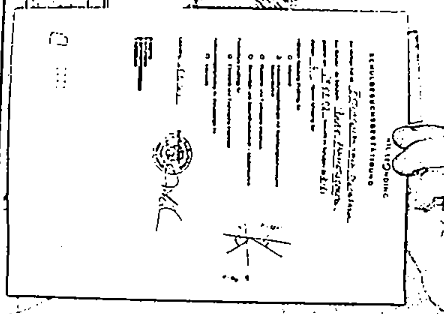
#> input picture prototypes/document scanner/map.png, 444 x 314 px
$ python try.py
#> lines starting #> are read from the running program, lines starting #| are printed output that depends on the picture; long printed decimals are rounded
'''from time import sleep
import imutils
import utlis
import numpy as np
import cv2
import time
from threading import Thread


class Smth:
    def __init__(self, a):
        self.a = a

    def test(self):
        time.sleep(1)
        self.a += 1
        self.test()

    def start(self):
        Thread(target=self.test).start()
        while(1):
            print(self.a)
            time.sleep(0.2)


Smth(1).start()


# get array of image pixels
from PIL import Image
import sys
import numpy as np
np.set_printoptions(threshold=sys.maxsize)

i = Image.open('Unbenannt_map.png')
iar = np.asarray(i).tolist()

with open('readme.txt', 'w') as f:
    f.writelines(repr(iar))


# traverse each line
for i in range(1, h-1):
    for j in range(1, w-1):  # traverse each column
        if dst[i, j] == 255:  # judge whether the point is bai point, 0 means black point
            r = []
            for y in range(i - 1, i + 2):
                for x in range(j - 1, j + 2):
                    if y == i and x == j:
                        continue
                    if dst[y, x] == 255:
                        r.append((y, x))
        #
        rLen = len(r)
        if rLen > 0:
            # only one point, it is peak
            if rLen == 1:
                tool.logDebug('r = {}'.format(r))
                p.append((j, i))
            # there are two points and the distance is 1, it is also peak
            elif rLen == 2:
                dy = r[0][0] - r[1][0]
                dx = r[0][1] - r[1][1]
                t = dx * dx + dy * dy
                if t == 1:
                    tool.logDebug('r = {}'.format(r))
                    p.append((j, i))
    #
    pLen = len(p)
tool.logDebug('Vertex sequence: {}'.format(p))

'''

import cv2
import numpy as np
import sys
import math
import base64
from PIL import Image

np.set_printoptions(threshold=sys.maxsize)


def perc(pixels):
    a = 1
    d = 50
    S = 95-d
    k = 0.00006

    return (a*S)/(a+(S-a)*math.exp((-k)*(pixels-10000)))+d


img_file = 'map.png'
alpha_img = cv2.imread(img_file, cv2.IMREAD_UNCHANGED)  # rgba
#> alpha_img is the input picture: shape (314, 444, 4); mean B, G, R, A 237.8, 237.8, 237.8, 255
imgWarpGray = cv2.cvtColor(alpha_img, cv2.COLOR_BGR2GRAY)
imgAdaptiveThre = cv2.adaptiveThreshold(imgWarpGray, 255, 1, 1, 7, 2)
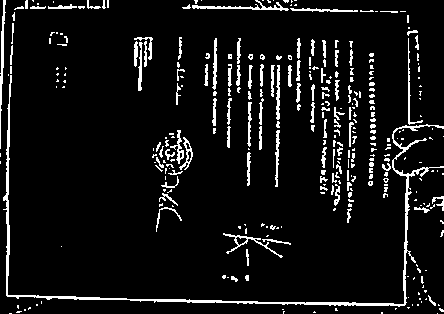
#> imgAdaptiveThre: shape (314, 444); 7.5% white in thin lines or dots
imgAdaptiveThre = cv2.bitwise_not(imgAdaptiveThre)
#> imgAdaptiveThre: shape (314, 444); 92.5% white; black in thin lines or dots
imgAdaptiveThre = cv2.medianBlur(imgAdaptiveThre, 3)
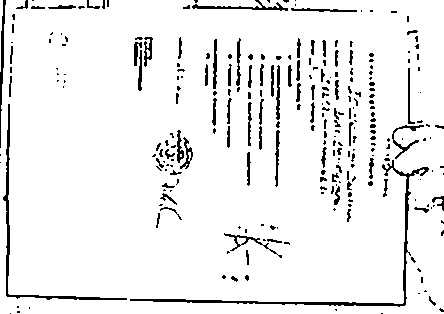
#> imgAdaptiveThre: shape (314, 444); 93.3% white; black in thin lines or dots
img = cv2.cvtColor(imgAdaptiveThre, cv2.COLOR_BGR2BGRA)
# cv2.imshow('image', imgAdaptiveThre)

iar = np.asarray(img).tolist()
#> iar = 314 items

rows = len(iar)
#> rows = 314
columns = len(iar[0])
#> columns = 444

meshes = 3000
percent = perc(rows * columns)
#> percent = 94.18
print(percent)
#| 94.175
n = math.ceil(np.sqrt(rows * columns / meshes))
#> n = 7

x = 0
y = 0

newImg = []


while y < rows:
    newImg.append([])
    while x < columns:
        b = iar[y][x][0]
        g = iar[y][x][1]
        r = iar[y][x][2]
        a = iar[y][x][3]

        i = 0
        j = 0
        bg = 0
        while i < n:
            while j < n:
                if (y + j) < rows and (x + i) < columns:
                    if np.all(iar[y + j][x + i][:3] == [255, 255, 255], 0):
                        bg += 1
                else:
                    bg += 1
                j += 1
            j = 0
            i += 1

        bgPercent = bg / (n**2)
        if (bgPercent < (percent / 100)):
            newImg[int(y / n)].append([0, 0, 0, 255])
        else:
            newImg[int(y / n)].append([255, 255, 255, 0])

        x += n
    x = 0
    y += n
#> this loop made 45 passes
#> y on passes 1 to 12: 7, 14, 21, 28, 35, 42, 49, 56, 63, 70, 77, 84
#> after the loop, newImg = 45 items; y = 315


pippoRGBA2 = Image.fromarray(np.array(newImg).astype('uint8'), mode='RGBA')
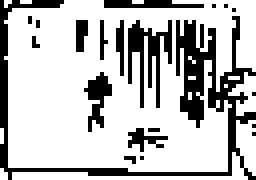
#> pippoRGBA2: PIL image 64x45 RGBA (shown 4 times larger); mean R, G, B, A 189.7, 189.7, 189.7, 65.3; transparent parts drawn white
pippoRGBA2.show()
